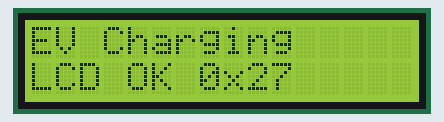
Recording of a sketch running on a simulated ESP32. Shown: 16×2 character LCD. What the sketch prints to the serial monitor is not drawn.

Above: at 0.1 s.
At 4.1 s:
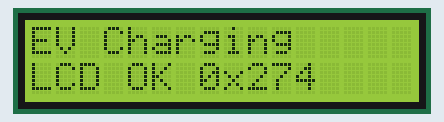
At 9.1 s:
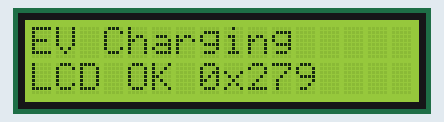
At 19.1 s:
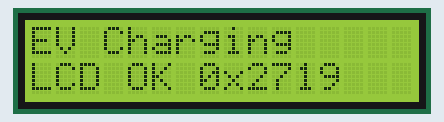
At 29.1 s:
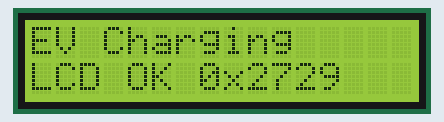
At 39.1 s:
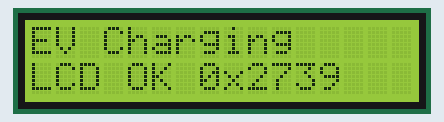

Measured:
- what the display in image 1 shows lasts 1.0 s, from 4.0 s to 5.0 s

The sketch:

esp32_lcd_test.ino
```cpp
#include <Wire.h>
#include <LiquidCrystal_I2C.h>

const int LCD_ADDRESS = 0x27;
const int LCD_COLUMNS = 16;
const int LCD_ROWS = 2;
const int SDA_PIN = 21;
const int SCL_PIN = 22;

LiquidCrystal_I2C lcd(LCD_ADDRESS, LCD_COLUMNS, LCD_ROWS);

void setup() {
  Serial.begin(115200);
  Wire.begin(SDA_PIN, SCL_PIN);

  lcd.init();
  lcd.backlight();
  lcd.clear();

  lcd.setCursor(0, 0);
  lcd.print("EV Charging");
  lcd.setCursor(0, 1);
  lcd.print("LCD OK 0x27");

  Serial.println("LCD test started at address 0x27");
}

void loop() {
  static unsigned long lastUpdate = 0;
  static int counter = 0;

  if (millis() - lastUpdate >= 1000) {
    lastUpdate = millis();
    counter++;

    lcd.setCursor(11, 1);
    lcd.print("     ");
    lcd.setCursor(11, 1);
    lcd.print(counter);

    Serial.print("LCD counter: ");
    Serial.println(counter);
  }
}
```
